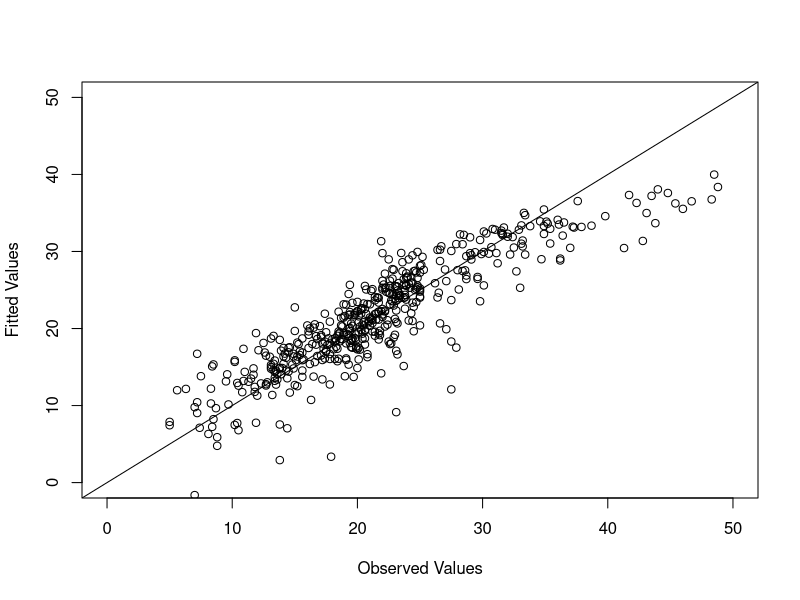

Write the R code that produced this figure.
################################################
#
# Lab: Linear regression Model with Boston Data
#
################################################


## Data reading

library(MASS) 
i = which(Boston$medv == 50) 
boston = Boston[-i,] # delete cases with medv=50
boston$chas = factor(boston$chas)
boston$rad = factor(boston$rad)


## Model fitting

fit.all = lm(medv ~ ., data = boston) # fit a linear model with all variables
fit.step = step(fit.all, direction="both") # stepwise variable selection
fit.step$anova
summary(fit.step) # print the fitted model


## Predicting

yhat = predict(fit.step, newdata=boston, type="response") # predictions
head(yhat)

plot(boston$medv, yhat, xlim=c(0,50), ylim=c(0,50), xlab="Observed Values", ylab="Fitted Values")
abline(a=0, b=1)


## Evaluating

mean((boston$medv - yhat)^2)  # MSE
mean(abs(boston$medv - yhat)) # MAE



###########################################
# Computing the test error by paritioning


## Data Partitioning 

set.seed(1234)
train.index = sample(1:nrow(boston), round(0.7*nrow(boston)))
boston.train = boston[ train.index,] #train data                              
boston.test  = boston[-train.index,] #test data


## Model Fitting

fit.reg = lm(medv ~ ., data = boston.train)
fit.step.reg = step(fit.reg, direction="both", trace=FALSE) #Stepwise variable selection


## Predicting and Evaluating

yhat.reg = predict(fit.step.reg, newdata=boston.train, type="response")
mean((boston.train$medv - yhat.reg)^2)  # train MSE
mean(abs(boston.train$medv - yhat.reg)) # train MAE

yhat.reg = predict(fit.step.reg, newdata=boston.test, type="response")
mean((boston.test$medv - yhat.reg)^2)  # test MSE
mean(abs(boston.test$medv - yhat.reg)) # test MAE




##########################
# Computing the CV error


V = 10 #V-fold CV
mse.train = 0; mse.test = 0
mae.train = 0; mae.test = 0

set.seed(1234)
id = sample(1:V, nrow(boston), replace = T)

for(i in 1:V) {
  
  print(i)

  ## Data partitioning

  test.index = which(id==i)
  boston.train = boston[-test.index,] #train data                              
  boston.test  = boston[ test.index,] #test data

  ## Fitting

  fit.reg = lm(medv ~ ., data = boston.train)
  fit.step.reg = step(fit.reg, direction="both", trace=FALSE) #Stepwise variable selection

  ## Predicting and Evaluating

  yhat.reg = predict(fit.step.reg, newdata=boston.test, type="response")
  mse.test = mse.test + mean((boston.test$medv - yhat.reg)^2)  # MSE
  mae.test = mae.test + mean(abs(boston.test$medv - yhat.reg)) # MAE

}

cv.mse.test  = mse.test/V;  cv.mse.test  # test CV MSE
cv.mae.test  = mae.test/V;  cv.mae.test  # test CV MAE 


#END
